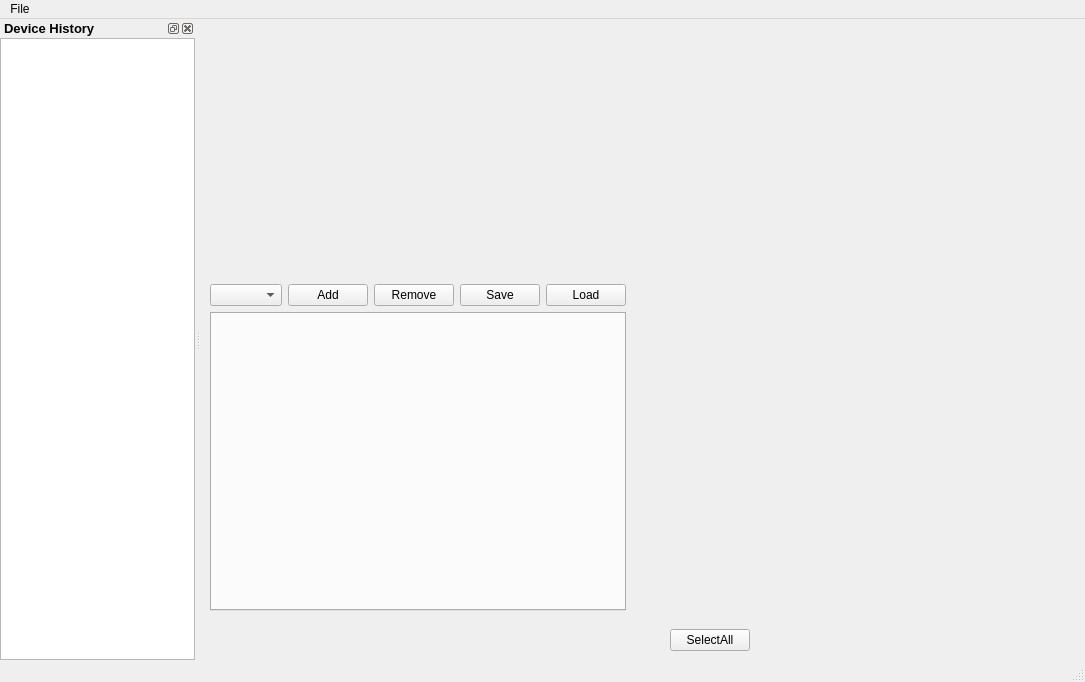
<?xml version="1.0" encoding="UTF-8"?>
<ui version="4.0">
 <class>ArC2MainWindow</class>
 <widget class="QMainWindow" name="ArC2MainWindow">
  <property name="geometry">
   <rect>
    <x>0</x>
    <y>0</y>
    <width>1085</width>
    <height>682</height>
   </rect>
  </property>
  <property name="windowTitle">
   <string>ArC2 Control Panel</string>
  </property>
  <widget class="QWidget" name="centralwidget">
   <layout class="QGridLayout" name="gridLayout_2" rowstretch="3,2" columnstretch="2,0" columnminimumwidth="0,300">
    <item row="0" column="0">
     <widget class="GraphicsLayoutWidget" name="mainPlotWidget" native="true">
      <property name="maximumSize">
       <size>
        <width>16777215</width>
        <height>250</height>
       </size>
      </property>
     </widget>
    </item>
    <item row="1" column="0">
     <layout class="QHBoxLayout" name="horizontalLayout" stretch="1,0">
      <item>
       <layout class="QVBoxLayout" name="verticalLayout_5">
        <property name="bottomMargin">
         <number>40</number>
        </property>
        <item>
         <layout class="QHBoxLayout" name="horizontalLayout_4" stretch="1,0,0,0,0">
          <item>
           <widget class="QComboBox" name="comboBox"/>
          </item>
          <item>
           <widget class="QPushButton" name="pushButton">
            <property name="text">
             <string>Add</string>
            </property>
           </widget>
          </item>
          <item>
           <widget class="QPushButton" name="pushButton_2">
            <property name="text">
             <string>Remove</string>
            </property>
           </widget>
          </item>
          <item>
           <widget class="QPushButton" name="pushButton_3">
            <property name="text">
             <string>Save</string>
            </property>
           </widget>
          </item>
          <item>
           <widget class="QPushButton" name="pushButton_4">
            <property name="text">
             <string>Load</string>
            </property>
           </widget>
          </item>
         </layout>
        </item>
        <item>
         <widget class="QTabWidget" name="experimentTabWidget">
          <property name="currentIndex">
           <number>-1</number>
          </property>
         </widget>
        </item>
       </layout>
      </item>
      <item>
       <layout class="QVBoxLayout" name="verticalLayout_4">
        <property name="leftMargin">
         <number>0</number>
        </property>
        <property name="topMargin">
         <number>0</number>
        </property>
        <property name="rightMargin">
         <number>0</number>
        </property>
        <property name="bottomMargin">
         <number>0</number>
        </property>
        <item>
         <widget class="PaintWidget" name="mainCrossbarWidget" native="true">
          <property name="sizePolicy">
           <sizepolicy hsizetype="Maximum" vsizetype="Preferred">
            <horstretch>0</horstretch>
            <verstretch>1</verstretch>
           </sizepolicy>
          </property>
         </widget>
        </item>
        <item>
         <spacer name="verticalSpacer_4">
          <property name="orientation">
           <enum>Qt::Vertical</enum>
          </property>
          <property name="sizeHint" stdset="0">
           <size>
            <width>20</width>
            <height>40</height>
           </size>
          </property>
         </spacer>
        </item>
        <item>
         <layout class="QHBoxLayout" name="horizontalLayout_2">
          <item>
           <spacer name="horizontalSpacer_3">
            <property name="orientation">
             <enum>Qt::Horizontal</enum>
            </property>
            <property name="sizeType">
             <enum>QSizePolicy::Minimum</enum>
            </property>
            <property name="sizeHint" stdset="0">
             <size>
              <width>25</width>
              <height>20</height>
             </size>
            </property>
           </spacer>
          </item>
          <item>
           <widget class="QLabel" name="hoverLabel">
            <property name="sizePolicy">
             <sizepolicy hsizetype="Preferred" vsizetype="Maximum">
              <horstretch>0</horstretch>
              <verstretch>0</verstretch>
             </sizepolicy>
            </property>
            <property name="text">
             <string/>
            </property>
           </widget>
          </item>
          <item>
           <spacer name="horizontalSpacer">
            <property name="orientation">
             <enum>Qt::Horizontal</enum>
            </property>
            <property name="sizeHint" stdset="0">
             <size>
              <width>40</width>
              <height>20</height>
             </size>
            </property>
           </spacer>
          </item>
          <item>
           <widget class="QPushButton" name="selectAllButton">
            <property name="sizePolicy">
             <sizepolicy hsizetype="Minimum" vsizetype="Maximum">
              <horstretch>0</horstretch>
              <verstretch>0</verstretch>
             </sizepolicy>
            </property>
            <property name="text">
             <string>SelectAll</string>
            </property>
           </widget>
          </item>
          <item>
           <spacer name="horizontalSpacer_2">
            <property name="orientation">
             <enum>Qt::Horizontal</enum>
            </property>
            <property name="sizeType">
             <enum>QSizePolicy::Minimum</enum>
            </property>
            <property name="sizeHint" stdset="0">
             <size>
              <width>20</width>
              <height>20</height>
             </size>
            </property>
           </spacer>
          </item>
         </layout>
        </item>
       </layout>
      </item>
     </layout>
    </item>
    <item row="0" column="1" rowspan="2">
     <widget class="CollapsibleTreeWidget" name="controlCollapsibleTreeWidget" native="true">
      <property name="sizePolicy">
       <sizepolicy hsizetype="Minimum" vsizetype="Preferred">
        <horstretch>0</horstretch>
        <verstretch>0</verstretch>
       </sizepolicy>
      </property>
     </widget>
    </item>
   </layout>
  </widget>
  <widget class="QMenuBar" name="menubar">
   <property name="geometry">
    <rect>
     <x>0</x>
     <y>0</y>
     <width>1085</width>
     <height>20</height>
    </rect>
   </property>
   <widget class="QMenu" name="menuFile">
    <property name="title">
     <string>File</string>
    </property>
   </widget>
   <addaction name="menuFile"/>
  </widget>
  <widget class="QStatusBar" name="statusbar"/>
  <widget class="QDockWidget" name="dockWidget">
   <property name="minimumSize">
    <size>
     <width>70</width>
     <height>89</height>
    </size>
   </property>
   <property name="styleSheet">
    <string notr="true">QDockWidget { font-weight: bold; font-size: 10pt; }</string>
   </property>
   <property name="windowTitle">
    <string>Device History</string>
   </property>
   <attribute name="dockWidgetArea">
    <number>1</number>
   </attribute>
   <widget class="QWidget" name="dockWidgetContents">
    <layout class="QVBoxLayout" name="verticalLayout_7">
     <property name="leftMargin">
      <number>0</number>
     </property>
     <property name="topMargin">
      <number>0</number>
     </property>
     <property name="rightMargin">
      <number>0</number>
     </property>
     <property name="bottomMargin">
      <number>0</number>
     </property>
     <item>
      <widget class="QTreeView" name="treeView"/>
     </item>
    </layout>
   </widget>
  </widget>
 </widget>
 <customwidgets>
  <customwidget>
   <class>PaintWidget</class>
   <extends>QWidget</extends>
   <header>..crossbar_widget</header>
   <container>1</container>
  </customwidget>
  <customwidget>
   <class>GraphicsLayoutWidget</class>
   <extends>QWidget</extends>
   <header>pyqtgraph</header>
   <container>1</container>
  </customwidget>
  <customwidget>
   <class>CollapsibleTreeWidget</class>
   <extends>QWidget</extends>
   <header>..collapsibletree_widget</header>
   <container>1</container>
  </customwidget>
 </customwidgets>
 <resources/>
 <connections/>
</ui>
